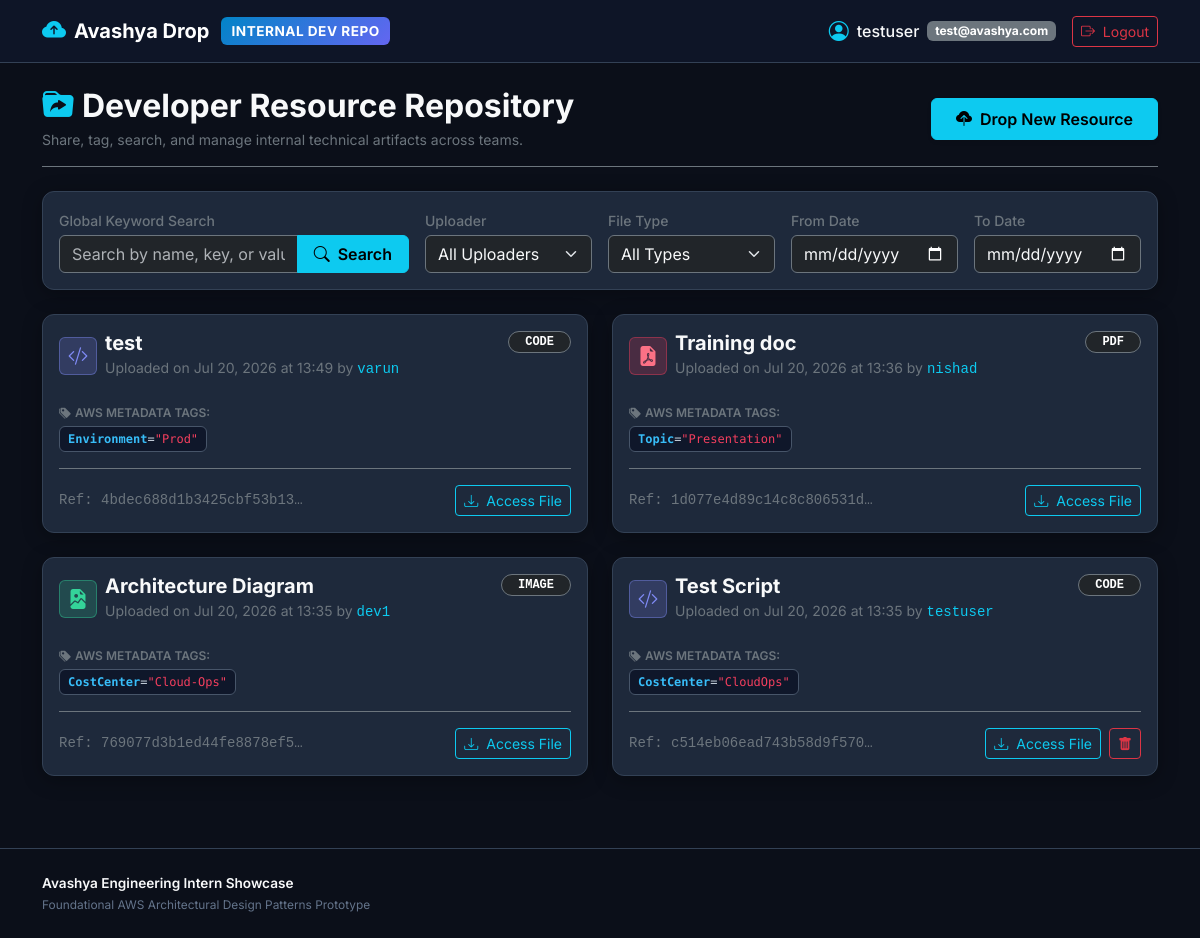
/ (signed in), run on the app's committed database.
### models.py (models this page shows)
class User(Base):
    __tablename__ = "users"
    __table_args__ = {'extend_existing': True}
    id = Column(Integer, primary_key=True, index=True)
    username = Column(String, unique=True, index=True, nullable=False)
    email = Column(String, unique=True, index=True, nullable=False)
    hashed_password = Column(String, nullable=False)
    created_at = Column(DateTime, default=datetime.datetime.utcnow)
    items = relationship("Item", back_populates="owner", cascade="all, delete-orphan")

class Item(Base):
    __tablename__ = "items"
    __table_args__ = {'extend_existing': True}
    id = Column(Integer, primary_key=True, index=True)
    item_name = Column(String, nullable=False, index=True)
    type = Column(String, nullable=False, index=True)
    upload_date = Column(DateTime, default=datetime.datetime.utcnow, index=True)
    file_reference = Column(String, nullable=False)
    user_id = Column(Integer, ForeignKey("users.id"), nullable=False)
    owner = relationship("User", back_populates="items")
    tags = relationship("ItemTag", back_populates="item", cascade="all, delete-orphan")

class ItemTag(Base):
    __tablename__ = "item_tags"
    __table_args__ = {'extend_existing': True}
    id = Column(Integer, primary_key=True, index=True)
    item_id = Column(Integer, ForeignKey("items.id"), nullable=False)
    key = Column(String, nullable=False, index=True)
    value = Column(String, nullable=False, index=True)
    item = relationship("Item", back_populates="tags")

### app.py (the view)
@app.get("/", response_class=HTMLResponse)
def dashboard(
    request: Request,
    q: Optional[str] = Query(None),
    type: Optional[str] = Query(None),
    uploader: Optional[str] = Query(None),
    start_date: Optional[str] = Query(None),
    end_date: Optional[str] = Query(None),
    msg: Optional[str] = Query(None),
    error: Optional[str] = Query(None),
    db: Session = Depends(get_db),
    storage: BaseStorageService = Depends(get_storage_service)
):
    user = get_current_user_from_cookie(request, db)
    if not user:
        return RedirectResponse(url="/login", status_code=303)
    query = db.query(Item)
    if q and q.strip():
        search_pattern = f"%{q.strip()}%"
        query = query.outerjoin(ItemTag).filter(
            or_(
                Item.item_name.ilike(search_pattern),
                ItemTag.key.ilike(search_pattern),
                ItemTag.value.ilike(search_pattern)
            )
        ).distinct()
    if type and type in ALLOWED_TYPES:
        query = query.filter(Item.type == type)
    if uploader and uploader.strip():
        query = query.join(User).filter(User.username == uploader.strip())
    if start_date:
        try:
            s_dt = datetime.datetime.strptime(start_date, "%Y-%m-%d")
            query = query.filter(Item.upload_date >= s_dt)
        except ValueError:
            pass
    if end_date:
        try:
            e_dt = datetime.datetime.strptime(end_date, "%Y-%m-%d") + datetime.timedelta(days=1)
            query = query.filter(Item.upload_date < e_dt)
        except ValueError:
            pass
    items = query.order_by(Item.upload_date.desc()).all()
    all_users = db.query(User).order_by(User.username.asc()).all()
    for item in items:
        item.file_url = storage.get_file_url(item.file_reference)
    return templates.TemplateResponse(request=request, name="index.html", context={
        "user": user,
        "items": items,
        "all_users": all_users,
        "query_q": q or "",
        "selected_type": type or "",
        "selected_uploader": uploader or "",
        "start_date": start_date or "",
        "end_date": end_date or "",
        "msg": msg,
        "error": error
    })

### templates/index.html (shortened to what this page needs)
{% extends "base.html" %}
{% block content %}
<div class="d-flex flex-column flex-md-row justify-content-between align-items-md-center gap-3 mb-4 pb-3 border-bottom border-secondary">
    <div>
        <h2 class="fw-bold text-light mb-1">
            <i class="bi bi-folder-symlink-fill text-info me-2"></i>Developer Resource Repository
        </h2>
        <p class="text-secondary small mb-0">Share, tag, search, and manage internal technical artifacts across teams.</p>
    </div>
    <div>
        <button class="btn btn-info px-4 py-2 fw-semibold shadow-sm" data-bs-toggle="modal" data-bs-target="#uploadModal">
            <i class="bi bi-cloud-upload-fill me-2"></i>Drop New Resource
        </button>
    </div>
</div>
<div class="card card-custom p-3 mb-4">
    <form id="filterForm" action="/" method="GET" class="row g-3 align-items-center">
        <div class="col-lg-4 col-md-12">
            <label for="searchQuery" class="form-label text-secondary small fw-medium mb-1">Global Keyword Search</label>
            <div class="input-group">
                <input type="text" class="form-control bg-dark text-light border-secondary" id="searchQuery" name="q" value="{{ query_q }}" placeholder="Search by name, key, or value...">
                <button type="submit" class="btn btn-info fw-semibold px-3" id="searchBtn" title="Click to Search">
                    <i class="bi bi-search me-1"></i> Search
                </button>
            </div>
        </div>
        <div class="col-lg-2 col-md-4 col-6">
            <label for="filterUploader" class="form-label text-secondary small fw-medium mb-1">Uploader</label>
            <select class="form-select bg-dark text-light border-secondary" id="filterUploader" name="uploader" onchange="this.form.submit()">
                <option value="" {% if not selected_uploader %}selected{% endif %}>All Uploaders</option>
            </select>
        </div>
        <div class="col-lg-2 col-md-4 col-6">
            <label for="filterType" class="form-label text-secondary small fw-medium mb-1">File Type</label>
            <select class="form-select bg-dark text-light border-secondary" id="filterType" name="type" onchange="this.form.submit()">
                <option value="" {% if not selected_type %}selected{% endif %}>All Types</option>
            </select>
        </div>
        <div class="col-lg-2 col-md-4 col-6">
            <label for="startDate" class="form-label text-secondary small fw-medium mb-1">From Date</label>
            <input type="date" class="form-control bg-dark text-light border-secondary" id="startDate" name="start_date" value="{{ start_date }}" onchange="this.form.submit()">
        </div>
        <div class="col-lg-2 col-md-4 col-6">
            <label for="endDate" class="form-label text-secondary small fw-medium mb-1">To Date</label>
            <div class="input-group">
                <input type="date" class="form-control bg-dark text-light border-secondary" id="endDate" name="end_date" value="{{ end_date }}" onchange="this.form.submit()">
            </div>
        </div>
    </form>
</div>
<div class="row g-4 mb-5">
    {% if items %}
        {% for item in items %}
        <div class="col-lg-6 col-12">
            <div class="card card-custom h-100 p-3 position-relative">
                <div class="d-flex justify-content-between align-items-start mb-2">
                    <div class="d-flex align-items-center gap-2">
                        {% if item.type == 'code' %}
                            <span class="badge type-badge-code p-2 fs-5"><i class="bi bi-code-slash"></i></span>
                        {% elif item.type == 'pdf' %}
                            <span class="badge type-badge-pdf p-2 fs-5"><i class="bi bi-file-earmark-pdf-fill"></i></span>
                        {% elif item.type == 'video' %}
                            <span class="badge type-badge-video p-2 fs-5"><i class="bi bi-file-earmark-play-fill"></i></span>
                        {% elif item.type == 'image' %}
                            <span class="badge type-badge-image p-2 fs-5"><i class="bi bi-file-earmark-image-fill"></i></span>
                        {% else %}
                            <span class="badge type-badge-txt p-2 fs-5"><i class="bi bi-file-earmark-text-fill"></i></span>
                        {% endif %}
                        <div>
                            <h5 class="fw-bold text-light mb-0">{{ item.item_name }}</h5>
                            <small class="text-secondary">
                                Uploaded on {{ item.upload_date.strftime('%b %d, %Y at %H:%M') }}
                                {% if item.owner %}
                                by <span class="text-info font-monospace">{{ item.owner.username }}</span>
                                {% endif %}
                            </small>
                        </div>
                    </div>
                    <span class="badge rounded-pill bg-dark border border-secondary text-uppercase px-3 py-1 font-monospace">
                        {{ item.type }}
                    </span>
                </div>
                <div class="my-3">
                    <div class="text-secondary small fw-semibold mb-1" style="font-size: 0.75rem;">
                        <i class="bi bi-tags-fill me-1"></i>AWS METADATA TAGS:
                    </div>
                    {% if item.tags %}
                        <div class="d-flex flex-wrap gap-2">
                            {% for tag in item.tags %}
                            <span class="tag-badge">
                                <span class="tag-key">{{ tag.key }}</span>=<span class="tag-val">"{{ tag.value }}"</span>
                            </span>
                            {% endfor %}
                        </div>
                    {% else %}
                        <span class="text-muted small italic">No metadata tags assigned</span>
                    {% endif %}
                </div>
                <div class="d-flex justify-content-between align-items-center pt-3 border-top border-secondary mt-auto">
                    <div class="font-monospace text-secondary small text-truncate me-2" style="max-width: 250px;" title="{{ item.file_reference }}">
                        Ref: {{ item.file_reference }}
                    </div>
                    <div class="d-flex gap-2">
                        <a href="{{ item.file_url }}" target="_blank" class="btn btn-outline-info btn-sm">
                            <i class="bi bi-download me-1"></i> Access File
                        </a>
                        {% if user and (user.id == item.user_id or user.username == 'admin') %}
                        <form action="/items/{{ item.id }}/delete" method="POST" onsubmit="return confirm('Are you sure you want to delete this resource?');">
                            <button type="submit" class="btn btn-outline-danger btn-sm" title="Delete Item">
                                <i class="bi bi-trash-fill"></i>
                            </button>
                        </form>
                        {% endif %}
                    </div>
                </div>
            </div>
        </div>
        {% endfor %}
    {% endif %}
</div>
{% endblock %}

### templates/base.html (shortened to what this page needs)
<!DOCTYPE html>
<html lang="en" data-bs-theme="dark">
<head>
    <link href="https://cdn.jsdelivr.net/npm/bootstrap@5.3.2/dist/css/bootstrap.min.css" rel="stylesheet">
    <link href="https://cdn.jsdelivr.net/npm/bootstrap-icons@1.11.1/font/bootstrap-icons.css" rel="stylesheet">
</head>
<body>
    <nav class="navbar navbar-expand-lg navbar-dark navbar-custom sticky-top py-2">
        <div class="container">
            <a class="navbar-brand d-flex align-items-center gap-2" href="/">
                <i class="bi bi-cloud-arrow-up-fill text-info fs-4"></i>
                <span class="fw-bold tracking-tight">Avashya Drop</span>
                <span class="brand-badge ms-1">INTERNAL DEV REPO</span>
            </a>
            <div class="collapse navbar-collapse" id="navbarNav">
                <ul class="navbar-nav ms-auto align-items-center gap-3">
                    {% if user %}
                    <li class="nav-item">
                        <div class="d-flex align-items-center gap-2 text-light">
                            <i class="bi bi-person-circle text-info fs-5"></i>
                            <span class="fw-medium">{{ user.username }}</span>
                            <span class="badge bg-secondary text-lowercase">{{ user.email }}</span>
                        </div>
                    </li>
                    <li class="nav-item">
                        <a href="/logout" class="btn btn-outline-danger btn-sm">
                            <i class="bi bi-box-arrow-right me-1"></i> Logout
                        </a>
                    </li>
                    {% endif %}
                </ul>
            </div>
        </div>
    </nav>
    <main class="container py-4">
        {% block content %}{% endblock %}
    </main>
    <footer class="footer-custom">
        <div class="container text-center">
            <div class="row align-items-center g-3">
                <div class="col-md-6 text-md-start">
                    <p class="mb-0 fw-semibold text-light">Avashya Engineering Intern Showcase</p>
                    <small>Foundational AWS Architectural Design Patterns Prototype</small>
                </div>
            </div>
        </div>
    </footer>
</body>
</html>

### templates/base.html (style rules this page uses)
:root { --avashya-primary: #0f172a; --avashya-card-bg: #1e293b; --avashya-accent: #38bdf8; --avashya-purple: #818cf8; --avashya-green: #34d399; --avashya-border: #334155; }
body { font-family: 'Inter', sans-serif; background-color: #0b0f19; color: #f1f5f9; min-height: 100vh; display: flex; flex-direction: column; }
.navbar-custom { background-color: rgba(15, 23, 42, 0.9); backdrop-filter: blur(12px); border-bottom: 1px solid var(--avashya-border); }
.brand-badge { background: linear-gradient(135deg, #0284c7, #6366f1); color: #ffffff; font-weight: 700; padding: 4px 10px; border-radius: 6px; font-size: 0.85rem; letter-spacing: 0.5px; }
.card-custom { background-color: var(--avashya-card-bg); border: 1px solid var(--avashya-border); border-radius: 12px; box-shadow: 0 4px 20px rgba(0, 0, 0, 0.3); }
.tag-badge { background-color: #0f172a; border: 1px solid #475569; color: #cbd5e1; font-size: 0.75rem; padding: 3px 8px; border-radius: 6px; font-family: 'Fira Code', monospace; }
.tag-key { color: #38bdf8; font-weight: 600; }
.tag-val { color: #f43f5e; }
.type-badge-code { background-color: rgba(129, 140, 248, 0.2); color: #818cf8; border: 1px solid rgba(129, 140, 248, 0.4); }
.type-badge-pdf { background-color: rgba(244, 63, 94, 0.2); color: #fb7185; border: 1px solid rgba(244, 63, 94, 0.4); }
.type-badge-image { background-color: rgba(52, 211, 153, 0.2); color: #34d399; border: 1px solid rgba(52, 211, 153, 0.4); }
.footer-custom { margin-top: auto; background-color: #0b0f19; border-top: 1px solid var(--avashya-border); padding: 24px 0; font-size: 0.85rem; color: #64748b; }

### data on the page
User: username "testuser", email "test@avashya.com"
Item: item_name "test", upload_date "Jul 20, 2026 at 13:49", owner.username "varun", type "CODE", file_reference "4bdec688d1b3425cbf53b13…"
ItemTag: key "Environment", value "Prod"
Item: item_name "Training doc", upload_date "Jul 20, 2026 at 13:36", owner.username "nishad", type "PDF", file_reference "1d077e4d89c14c8c806531d…"
ItemTag: key "Topic", value "Presentation"
Item: item_name "Architecture Diagram", upload_date "Jul 20, 2026 at 13:35", owner.username "dev1", type "IMAGE", file_reference "769077d3b1ed44fe8878ef5…"
ItemTag: key "CostCenter", value "Cloud-Ops"
Item: item_name "Test Script", upload_date "Jul 20, 2026 at 13:35", owner.username "testuser", type "CODE", file_reference "c514eb06ead743b58d9f570…"
ItemTag: key "CostCenter", value "CloudOps"
